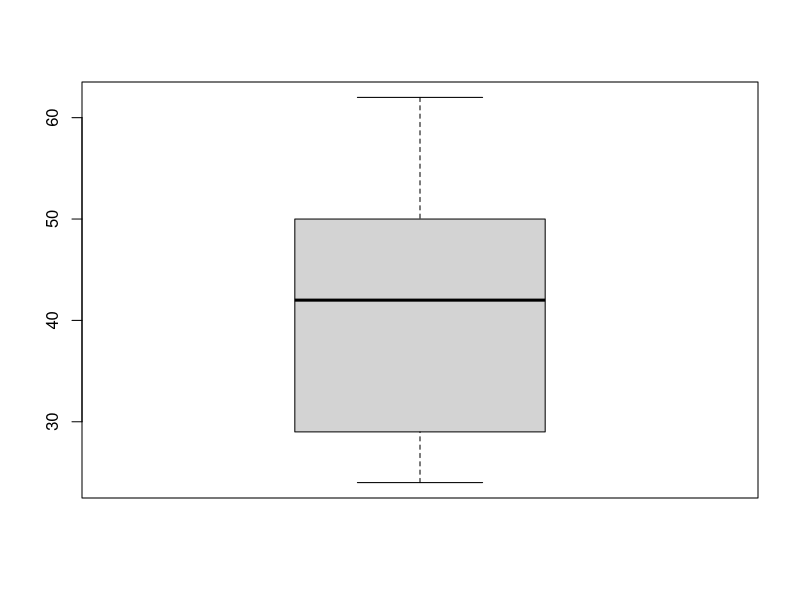
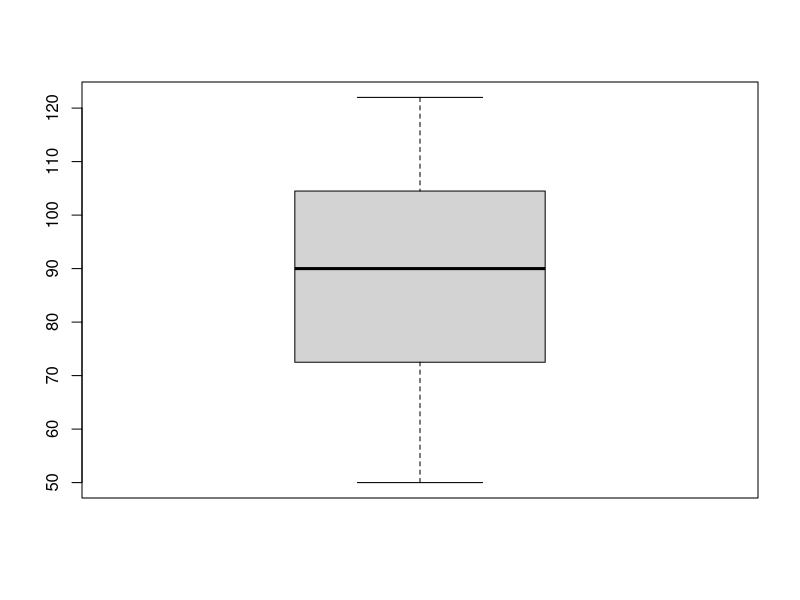
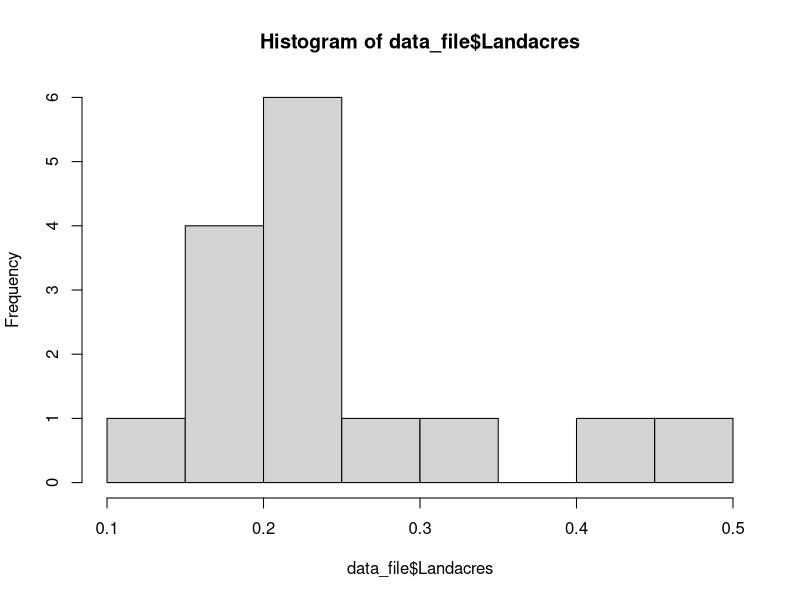
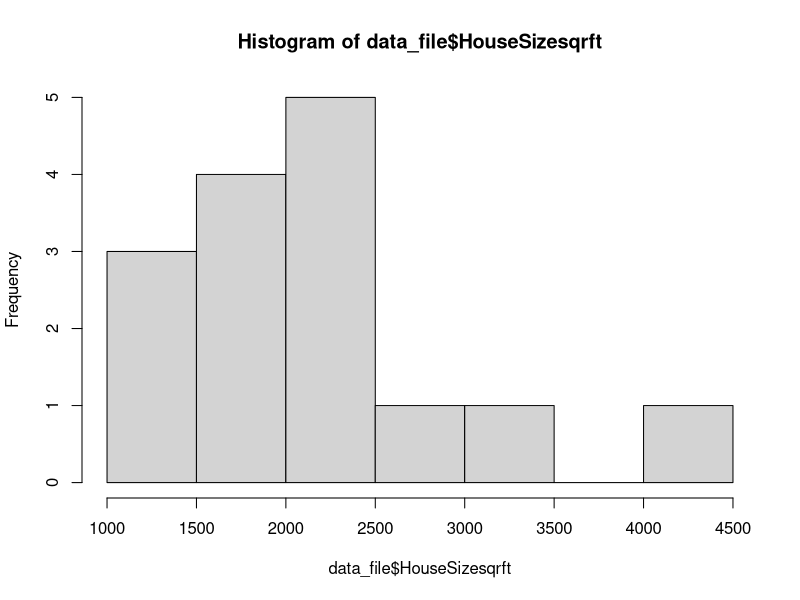
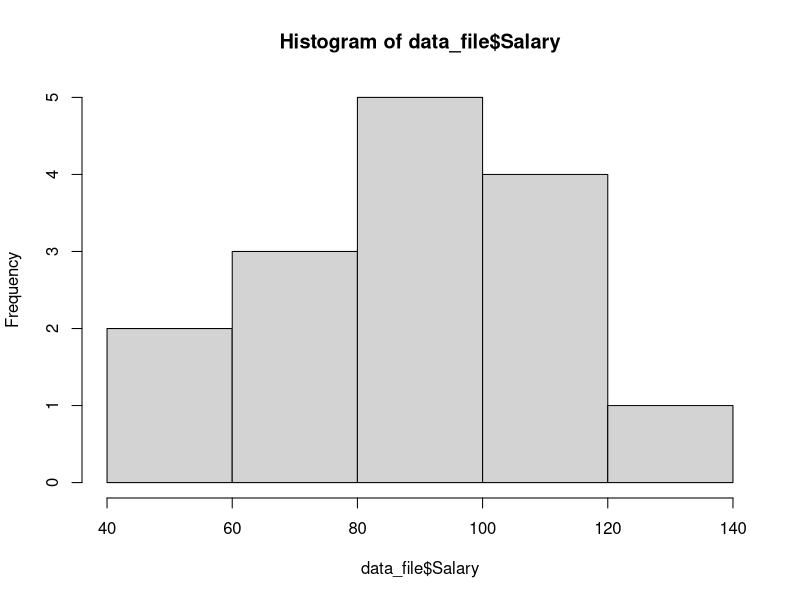
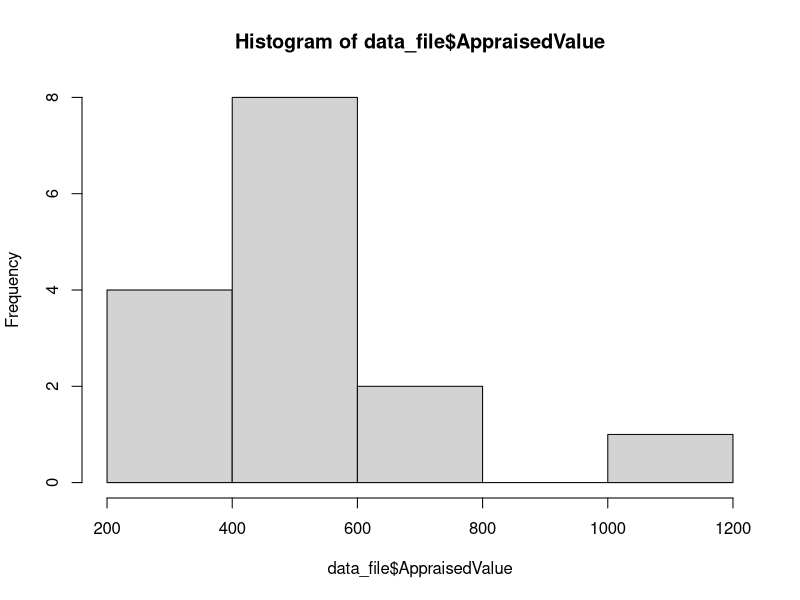
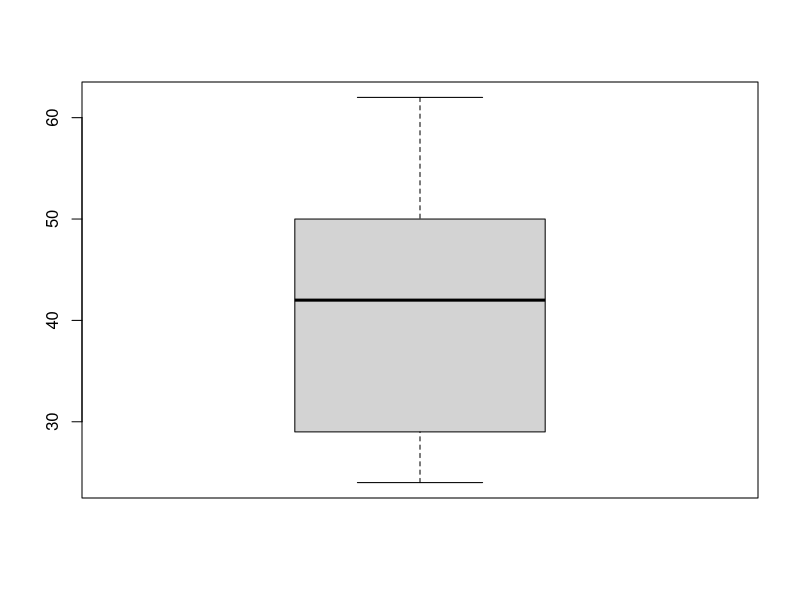
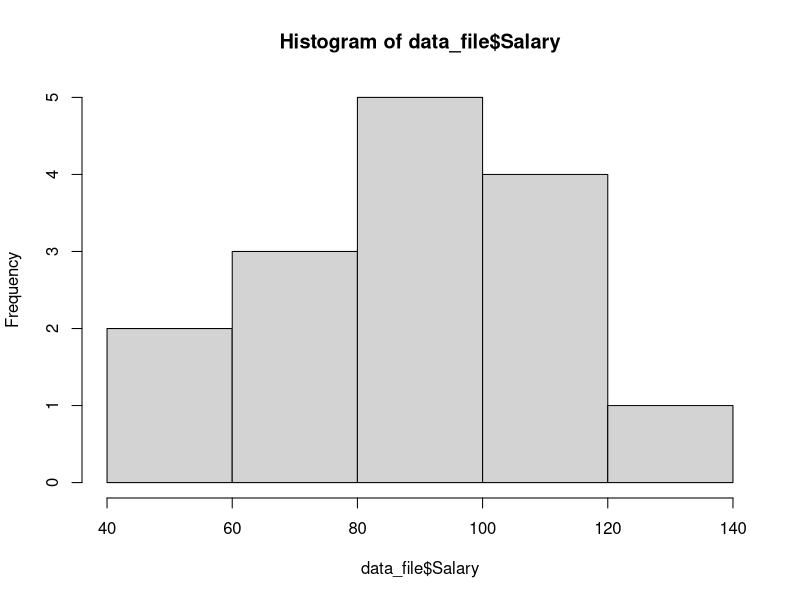

The R script that drew these images, in order:
### Final ###
setwd("C:/Users/User02/Google Drive/Business Analytics/Business Analytics Video/Moodle Upload/Explorartory Data Analytics/")
data_file <- read.csv("EDA_data.csv")
View(data_file)
summary(data_file)

boxplot(data_file$Age)
boxplot(data_file$Salary)
hist(data_file$Landacres)
hist(data_file$HouseSizesqrft)
hist(data_file$Salary)
hist(data_file$AppraisedValue)
 
boxplot(data_file$Age)
hist(data_file$Salary)

plot(data_file$Age, data_file$Salary, col = "blue")

#Two-way table
counts = table(data_file$Education,data_file$Gender)
counts

#Stacked column chart
barplot(counts, main = "Data distribution by Education Vs Gender",col = c("blue","red"),legend=rownames(counts), 
        args.legend = list(x = "bottom", bty = "n", inset=c(-0.40, -.40)))


#Imputing with Mean
data_file$Rooms[is.na(data_file$Rooms)] <- mean(data_file$Rooms, na.rm = TRUE)
View(data_file)
summary(data_file)



library(Hmisc)
impute(data_file$Rooms, mean) # replace with mean 
impute(data_file$Rooms, median) #  replace with median 


plot(data_file$AppraisedValue,data_file$Baths)
boxplot(data_file$AppraisedValue)
boxplot(data_file$Baths)

boxplot(data_file$AppraisedValue)
summary(data_file$AppraisedValue)
quantile(data_file$AppraisedValue, .95)

data_file$AppraisedValue = ifelse(data_file$AppraisedValue >= 1000, 850, data_file$AppraisedValue)

boxplot(data_file$AppraisedValue)

summary(data_file$AppraisedValue)
quantile(data_file$AppraisedValue, .95) #95th percentile
quantile(data_file$AppraisedValue, .05) #5th percentile


#Dummy var creation
library(lme4)
new = dummy(data_file$Location)

new_data = cbind(data_file,new)
View(new_data)
